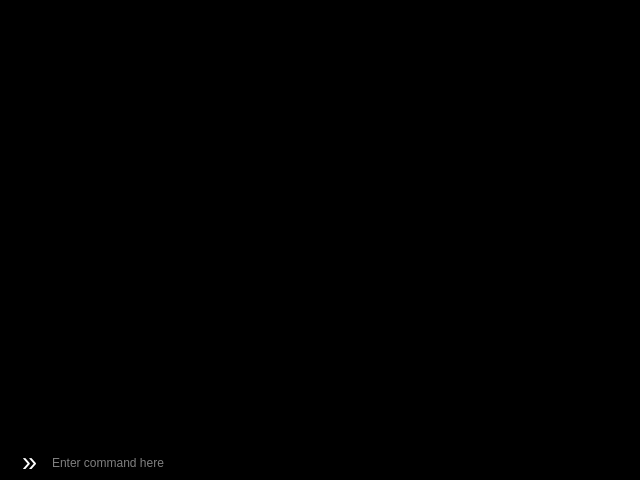
<?xml version="1.0" encoding="UTF-8"?>
<ui version="4.0">
 <class>MainWindow</class>
 <widget class="QMainWindow" name="MainWindow">
  <property name="geometry">
   <rect>
    <x>0</x>
    <y>0</y>
    <width>640</width>
    <height>480</height>
   </rect>
  </property>
  <property name="windowTitle">
   <string>Black Magic RPG</string>
  </property>
  <property name="styleSheet">
   <string notr="true">background-color: rgb(0, 0, 0);
color: rgb(255, 255, 255);</string>
  </property>
  <widget class="QWidget" name="centralWidget">
   <widget class="QTextEdit" name="consoleScreen">
    <property name="geometry">
     <rect>
      <x>20</x>
      <y>325</y>
      <width>601</width>
      <height>121</height>
     </rect>
    </property>
    <property name="mouseTracking">
     <bool>true</bool>
    </property>
    <property name="contextMenuPolicy">
     <enum>Qt::NoContextMenu</enum>
    </property>
    <property name="styleSheet">
     <string notr="true">background-color: rgb(0, 0, 0);
color: rgb(255, 255, 255);
font: 11pt &quot;VCR OSD Mono&quot;;</string>
    </property>
    <property name="frameShape">
     <enum>QFrame::NoFrame</enum>
    </property>
    <property name="frameShadow">
     <enum>QFrame::Sunken</enum>
    </property>
    <property name="horizontalScrollBarPolicy">
     <enum>Qt::ScrollBarAlwaysOff</enum>
    </property>
    <property name="readOnly">
     <bool>true</bool>
    </property>
    <property name="html">
     <string>&lt;!DOCTYPE HTML PUBLIC &quot;-//W3C//DTD HTML 4.0//EN&quot; &quot;http://www.w3.org/TR/REC-html40/strict.dtd&quot;&gt;
&lt;html&gt;&lt;head&gt;&lt;meta name=&quot;qrichtext&quot; content=&quot;1&quot; /&gt;&lt;style type=&quot;text/css&quot;&gt;
p, li { white-space: pre-wrap; }
&lt;/style&gt;&lt;/head&gt;&lt;body style=&quot; font-family:'VCR OSD Mono'; font-size:11pt; font-weight:400; font-style:normal;&quot;&gt;
&lt;p style=&quot;-qt-paragraph-type:empty; margin-top:12px; margin-bottom:12px; margin-left:0px; margin-right:0px; -qt-block-indent:0; text-indent:0px; line-height:5px; font-family:'Noto Sans UI';&quot;&gt;&lt;br /&gt;&lt;/p&gt;&lt;/body&gt;&lt;/html&gt;</string>
    </property>
   </widget>
   <widget class="QLineEdit" name="input">
    <property name="geometry">
     <rect>
      <x>50</x>
      <y>455</y>
      <width>571</width>
      <height>16</height>
     </rect>
    </property>
    <property name="cursor">
     <cursorShape>IBeamCursor</cursorShape>
    </property>
    <property name="styleSheet">
     <string notr="true">background-color: rgb(0, 0, 0);
border-color: rgb(255, 255, 255);
color: rgb(255, 255, 255);
font: 11pt &quot;VCR OSD Mono&quot;;</string>
    </property>
    <property name="maxLength">
     <number>20</number>
    </property>
    <property name="frame">
     <bool>false</bool>
    </property>
    <property name="placeholderText">
     <string>Enter command here</string>
    </property>
   </widget>
   <widget class="QLineEdit" name="chevronLineEdit">
    <property name="geometry">
     <rect>
      <x>20</x>
      <y>450</y>
      <width>31</width>
      <height>21</height>
     </rect>
    </property>
    <property name="font">
     <font>
      <pointsize>20</pointsize>
      <weight>50</weight>
      <italic>false</italic>
      <bold>false</bold>
     </font>
    </property>
    <property name="cursor">
     <cursorShape>ArrowCursor</cursorShape>
    </property>
    <property name="mouseTracking">
     <bool>false</bool>
    </property>
    <property name="focusPolicy">
     <enum>Qt::NoFocus</enum>
    </property>
    <property name="contextMenuPolicy">
     <enum>Qt::NoContextMenu</enum>
    </property>
    <property name="styleSheet">
     <string notr="true">color: rgb(255, 255, 255);
background-color: rgb(0, 0, 0);
font: 20pt;</string>
    </property>
    <property name="text">
     <string>»</string>
    </property>
    <property name="maxLength">
     <number>2</number>
    </property>
    <property name="frame">
     <bool>false</bool>
    </property>
    <property name="readOnly">
     <bool>true</bool>
    </property>
   </widget>
   <widget class="QLabel" name="enemyPic">
    <property name="enabled">
     <bool>true</bool>
    </property>
    <property name="geometry">
     <rect>
      <x>170</x>
      <y>30</y>
      <width>301</width>
      <height>281</height>
     </rect>
    </property>
    <property name="text">
     <string/>
    </property>
    <property name="scaledContents">
     <bool>true</bool>
    </property>
   </widget>
   <widget class="QLabel" name="gameStatePic">
    <property name="enabled">
     <bool>true</bool>
    </property>
    <property name="geometry">
     <rect>
      <x>10</x>
      <y>30</y>
      <width>621</width>
      <height>281</height>
     </rect>
    </property>
    <property name="text">
     <string/>
    </property>
    <property name="scaledContents">
     <bool>true</bool>
    </property>
    <property name="wordWrap">
     <bool>false</bool>
    </property>
   </widget>
  </widget>
 </widget>
 <layoutdefault spacing="6" margin="11"/>
 <resources/>
 <connections/>
</ui>
